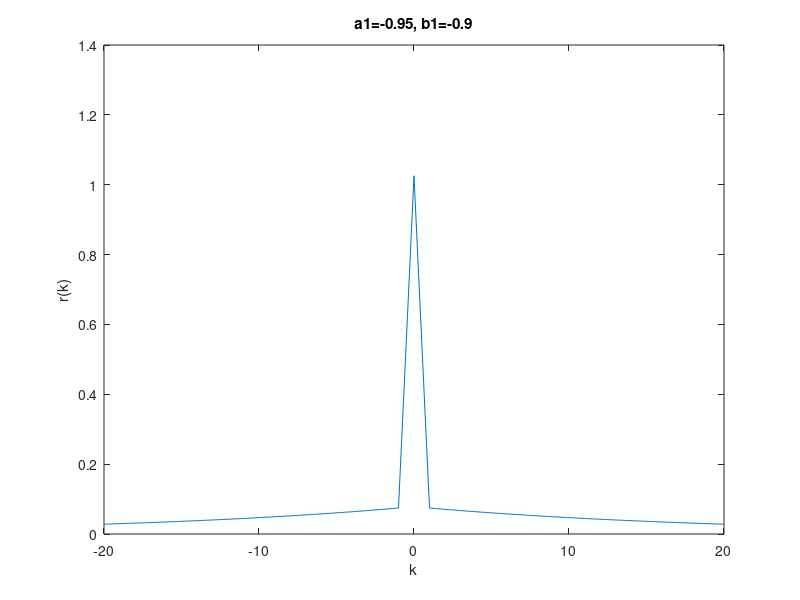

This chart was generated by the following MATLAB code: (Note: this script raises an error after producing the figure.)
clear all
k = -20:0.1:20;
a1 = -0.95;
b1 = -0.9;
sigma = 1;
d1 = (-a1).^(k-1).*(k -1>=0 & k -1<= 19) + (-a1).^(-k+1).*(k-1>=-21 & k-1 < 0);
d2 = (-a1).^(k).*(k>=0 & k<= 20) + (-a1).^(-k).*(k>=-20 & k < 0);
d3 = (-a1).^(k+1).*(k +1>=0 & k +1<= 21) + (-a1).^(-k-1).*(k+1>=-19 & k+1 < 0);

r = sigma./(1-a1.^2).*[b1.*d1 + (1+b1.^2).*d2 + b1.*d3]
plot(k, r)
xlabel('k')
ylabel('r(k)')
title(['a1=',num2str(a1),', b1=', num2str(b1)])

genacs(20, 1, -0.9, -0.8);